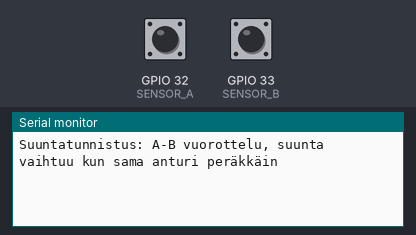
A sketch run on a simulated ESP32. Shown: the last lines printed to the serial monitor. The inputs (shaded band) are chosen by the test bench; at power-on: GPIO 32 (SENSOR_A) HIGH, GPIO 33 (SENSOR_B) HIGH.

Above: at 1.2 s.
1.3 s: GPIO 32 (SENSOR_A) pulsed LOW 2 times (0.12 s each, 0.3 s apart)
At 3.0 s:
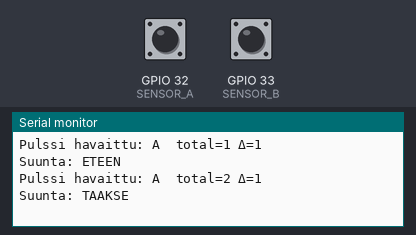
3.4 s: GPIO 33 (SENSOR_B) pulsed LOW 2 times (0.12 s each, 0.3 s apart)
At 4.9 s:
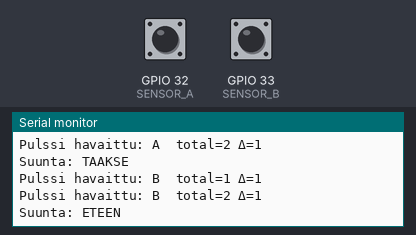

The sketch:

sketch_oct8a.ino
```cpp
#define SENSOR_A 32
#define SENSOR_B 33

volatile unsigned long pulseA = 0;
volatile unsigned long pulseB = 0;

// 1 = ETEEN, -1 = TAAKSE, 0 = ei vielä määritetty
volatile int8_t direction = 0;

// 1 = A, 2 = B, 0 = ei vielä
volatile int8_t lastSensor = 0;

void IRAM_ATTR onA() {
  pulseA++;
  if (lastSensor == 1) {
    direction = -direction; // sama anturi kahdesti peräkkäin → suunta vaihtuu
  } else if (lastSensor == 0) {
    direction = 1; // ensimmäinen pulssi → oletetaan ETEEN
  }
  lastSensor = 1;
}

void IRAM_ATTR onB() {
  pulseB++;
  if (lastSensor == 2) {
    direction = -direction; // sama anturi kahdesti peräkkäin → suunta vaihtuu
  } else if (lastSensor == 0) {
    direction = 1; // ensimmäinen pulssi → oletetaan ETEEN
  }
  lastSensor = 2;
}

void setup() {
  Serial.begin(115200);
  pinMode(SENSOR_A, INPUT_PULLUP);
  pinMode(SENSOR_B, INPUT_PULLUP);

  attachInterrupt(digitalPinToInterrupt(SENSOR_A), onA, RISING);
  attachInterrupt(digitalPinToInterrupt(SENSOR_B), onB, RISING);

  Serial.println("Suuntatunnistus: A-B vuorottelu, suunta vaihtuu kun sama anturi peräkkäin");
}

void loop() {
  static unsigned long lastPrintedA = 0;
  static unsigned long lastPrintedB = 0;
  static int8_t lastPrintedDir = 0;

  noInterrupts();
  unsigned long a = pulseA;
  unsigned long b = pulseB;
  int8_t dir = direction;
  interrupts();

  if (a != lastPrintedA) {
    Serial.printf("Pulssi havaittu: A  total=%lu Δ=%lu\n", a, a - lastPrintedA);
    lastPrintedA = a;
  }

  if (b != lastPrintedB) {
    Serial.printf("Pulssi havaittu: B  total=%lu Δ=%lu\n", b, b - lastPrintedB);
    lastPrintedB = b;
  }

  if (dir != lastPrintedDir) {
    if (dir == 1) Serial.println("Suunta: ETEEN");
    else if (dir == -1) Serial.println("Suunta: TAAKSE");
    lastPrintedDir = dir;
  }

  delay(20);
}
```

Measured:
- after the input at 1.3 s, the serial monitor: prints a new line after 0.12 s (image 1)
- after the input at 3.4 s, the serial monitor: prints a new line after 0.13 s (image 2)
